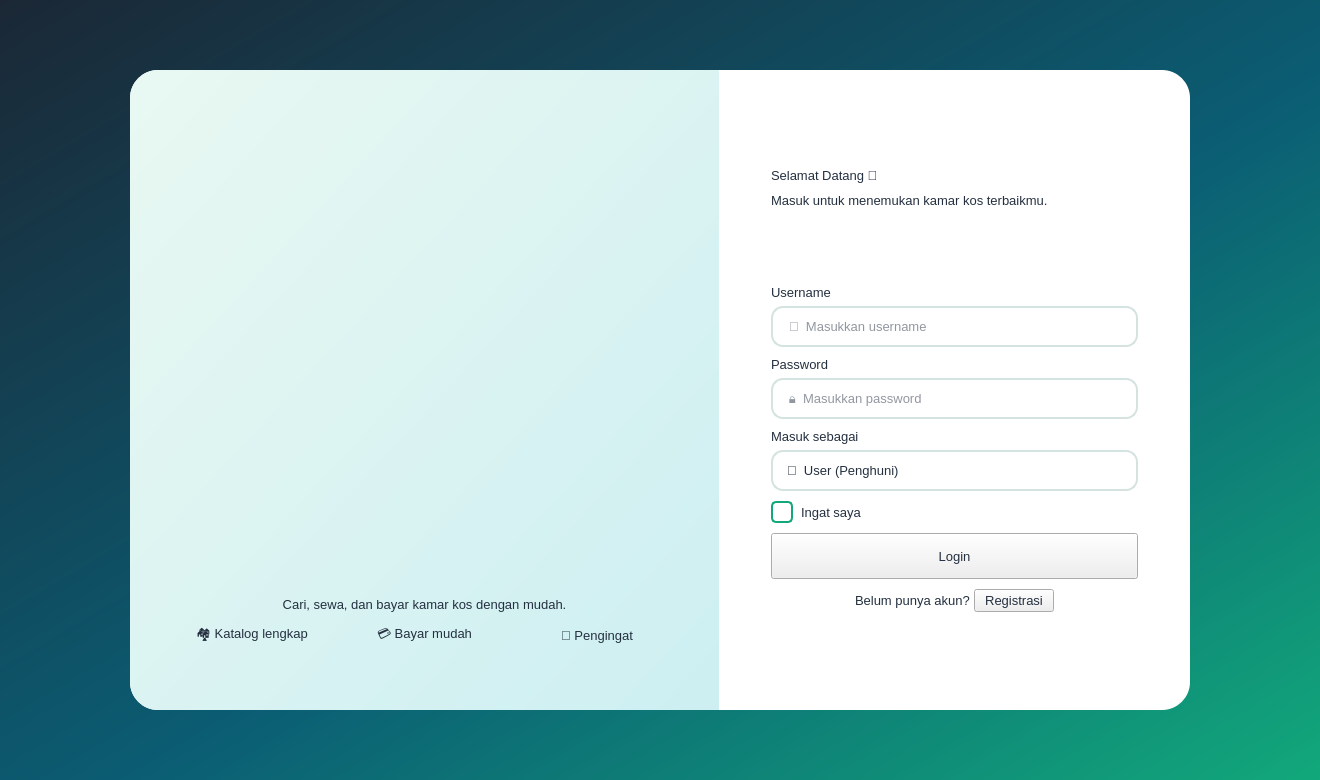
<?xml version="1.0" encoding="UTF-8"?>
<ui version="4.0">
 <class>Win_login</class>
 <widget class="QMainWindow" name="Win_login"><property name="geometry"><rect><x>0</x><y>0</y><width>1320</width><height>780</height></rect></property><property name="minimumSize"><size><width>1180</width><height>700</height></size></property><property name="windowTitle"><string>KOSTAY - Login</string></property><property name="styleSheet"><string notr="true">
* { font-family: 'Segoe UI', 'Inter', sans-serif; font-size: 10pt; color: #243040; }
QMainWindow, QWidget#centralwidget { background: #F4F8F7; }
QLabel { background: transparent; }
QCheckBox { background: transparent; spacing: 8px; }
QScrollArea { background: transparent; border: none; }

QFrame#loginShell { background: #FFFFFF; border-radius: 28px; }
QFrame#brandPanel { background: qlineargradient(x1:0,y1:0,x2:1,y2:1, stop:0 #E9F8F2, stop:1 #CDEFF2); border-top-left-radius: 28px; border-bottom-left-radius: 28px; }
QWidget#centralwidgetLogin { background: qlineargradient(x1:0,y1:0,x2:1,y2:1, stop:0 #1B2735, stop:0.55 #0B5D73, stop:1 #12A87B); }

QFrame#sidebarUser, QFrame#sidebarAdmin { background: qlineargradient(x1:0,y1:0,x2:0,y2:1, stop:0 #1B2735, stop:1 #0B5D73); }
QFrame#sidebarUser QLabel, QFrame#sidebarAdmin QLabel { color: #FFFFFF; }
QFrame#logoCard { background: #FFFFFF; border-radius: 18px; }
QLabel[role="roleBadge"] { background: #F7A823; color: #1B2735; border-radius: 10px; padding: 4px 12px; font-weight: 800; letter-spacing: 2px; }
QFrame#sidebarUser QLabel[role="roleBadge"], QFrame#sidebarAdmin QLabel[role="roleBadge"] { color: #1B2735; }
QLabel[role="menuHint"] { color: #9FC3CB; font-size: 9pt; }
QPushButton[nav="true"] { color: #CFE3E6; text-align: left; padding: 13px 18px; border: none; border-radius: 12px; font-weight: 600; background: transparent; }
QPushButton[nav="true"]:hover { background: rgba(255,255,255,0.10); color: #FFFFFF; }
QPushButton[nav="true"]:checked { background: qlineargradient(x1:0,y1:0,x2:1,y2:0, stop:0 #12A87B, stop:1 #2DBE7E); color: #FFFFFF; }
QPushButton[nav="logout"] { color: #FFD9A0; text-align: left; padding: 12px 18px; border: 1px solid rgba(247,168,35,0.7); border-radius: 12px; font-weight: 700; background: transparent; }
QPushButton[nav="logout"]:hover { background: #F7A823; color: #1B2735; }

QFrame[card="white"] { background: #FFFFFF; border: 1px solid #E1ECE9; border-radius: 18px; }
QFrame[card="mint"] { background: qlineargradient(x1:0,y1:0,x2:1,y2:1, stop:0 #E3F7EF, stop:1 #D2EEF3); border: none; border-radius: 18px; }
QFrame[card="green"] { background: qlineargradient(x1:0,y1:0,x2:1,y2:1, stop:0 #12A87B, stop:1 #2DBE7E); border-radius: 18px; }
QFrame[card="navy"] { background: qlineargradient(x1:0,y1:0,x2:1,y2:1, stop:0 #1B2735, stop:1 #0B5D73); border-radius: 18px; }
QFrame[card="orange"] { background: qlineargradient(x1:0,y1:0,x2:1,y2:1, stop:0 #F7A823, stop:1 #FFC857); border-radius: 18px; }
QFrame[card="teal"] { background: qlineargradient(x1:0,y1:0,x2:1,y2:1, stop:0 #0B5D73, stop:1 #12A87B); border-radius: 18px; }
QFrame[card="green"] QLabel, QFrame[card="navy"] QLabel, QFrame[card="teal"] QLabel { color: #FFFFFF; }
QFrame[card="orange"] QLabel { color: #1B2735; }

QLabel[role="title"] { font-size: 22pt; font-weight: 800; color: #1B2735; }
QLabel[role="subtitle"] { font-size: 10.5pt; color: #6B7B8C; }
QLabel[role="section"] { font-size: 13pt; font-weight: 700; color: #1B2735; }
QLabel[role="statlabel"] { font-size: 10pt; font-weight: 600; }
QLabel[role="statvalue"] { font-size: 22pt; font-weight: 800; }
QLabel[role="statsub"] { font-size: 9pt; }
QLabel[role="price"] { font-size: 14pt; font-weight: 800; color: #12A87B; }
QLabel[role="roomname"] { font-size: 12pt; font-weight: 700; color: #1B2735; }
QLabel[role="muted"] { color: #6B7B8C; }
QLabel[role="fieldlabel"] { font-weight: 600; color: #1B2735; }
QLabel[role="emoji"] { font-size: 40pt; }
QLabel[role="chip_mint"] { background: #DFF5EC; color: #0B6B55; border-radius: 12px; padding: 6px 12px; font-weight: 600; }
QLabel[role="chip_green"] { background: #12A87B; color: #FFFFFF; border-radius: 12px; padding: 5px 12px; font-weight: 700; }
QLabel[role="chip_orange"] { background: #FFF0D2; color: #A8680A; border-radius: 12px; padding: 5px 12px; font-weight: 700; }
QLabel[role="chip_navy"] { background: #E4EAF0; color: #1B2735; border-radius: 12px; padding: 5px 12px; font-weight: 700; }
QFrame[card="roomimg"] { background: qlineargradient(x1:0,y1:0,x2:1,y2:1, stop:0 #D9F3EA, stop:1 #BFE6EE); border-radius: 14px; border: none; }
QFrame[card="roomimg"] QLabel { color: #0B5D73; }

QPushButton[variant="primary"] { background: qlineargradient(x1:0,y1:0,x2:1,y2:0, stop:0 #0B5D73, stop:1 #12A87B); color: #FFFFFF; border: none; border-radius: 12px; padding: 11px 22px; font-weight: 700; }
QPushButton[variant="primary"]:hover { background: qlineargradient(x1:0,y1:0,x2:1,y2:0, stop:0 #0E7390, stop:1 #1FC490); }
QPushButton[variant="accent"] { background: #F7A823; color: #1B2735; border: none; border-radius: 12px; padding: 11px 22px; font-weight: 700; }
QPushButton[variant="accent"]:hover { background: #FFB93F; }
QPushButton[variant="danger"] { background: #FDECEC; color: #D64545; border: 1px solid #F5BCBC; border-radius: 12px; padding: 11px 22px; font-weight: 700; }
QPushButton[variant="danger"]:hover { background: #D64545; color: #FFFFFF; }
QPushButton[variant="ghost"] { background: transparent; color: #0B5D73; border: 1.5px solid #0B5D73; border-radius: 12px; padding: 10px 22px; font-weight: 700; }
QPushButton[variant="ghost"]:hover { background: #0B5D73; color: #FFFFFF; }
QPushButton[variant="link"] { background: transparent; color: #12A87B; border: none; font-weight: 700; }
QPushButton[variant="link"]:hover { color: #0B5D73; text-decoration: underline; }

QLineEdit, QComboBox, QSpinBox, QDateEdit, QTextEdit { background: #FFFFFF; border: 1.5px solid #D5E3E0; border-radius: 12px; padding: 10px 14px; selection-background-color: #12A87B; }
QLineEdit:focus, QComboBox:focus, QSpinBox:focus, QDateEdit:focus, QTextEdit:focus { border: 1.5px solid #12A87B; }
QComboBox::drop-down, QDateEdit::drop-down { border: none; width: 28px; }
QCheckBox::indicator { width: 18px; height: 18px; border-radius: 5px; border: 1.5px solid #12A87B; background: #FFFFFF; }
QCheckBox::indicator:checked { background: #12A87B; }

QTableWidget { background: #FFFFFF; border: 1px solid #E1ECE9; border-radius: 14px; gridline-color: transparent; alternate-background-color: #F4FAF8; selection-background-color: #D9F3EA; selection-color: #1B2735; }
QTableWidget::item { padding: 10px; border: none; }
QHeaderView::section { background: #1B2735; color: #FFFFFF; padding: 12px 10px; border: none; font-weight: 700; }
QListWidget { background: #FFFFFF; border: 1px solid #E1ECE9; border-radius: 14px; padding: 8px; }
QListWidget::item { padding: 14px; border-bottom: 1px solid #EEF3F2; border-radius: 10px; }
QListWidget::item:selected { background: #D9F3EA; color: #1B2735; }
QProgressBar { background: rgba(255,255,255,0.25); border: none; border-radius: 6px; }
QProgressBar::chunk { background: #F7A823; border-radius: 6px; }
QFrame[card="white"] QProgressBar { background: #E1ECE9; }
QFrame[card="white"] QProgressBar::chunk { background: #12A87B; }
QScrollBar:vertical { background: transparent; width: 10px; }
QScrollBar::handle:vertical { background: #BFD6D1; border-radius: 5px; min-height: 30px; }
QScrollBar::add-line:vertical, QScrollBar::sub-line:vertical { height: 0; }
</string></property>
<widget class="QWidget" name="centralwidget"><property name="login" stdset="0"><string>1</string></property><property name="styleSheet"><string notr="true">QWidget#centralwidget { background: qlineargradient(x1:0,y1:0,x2:1,y2:1, stop:0 #1B2735, stop:0.55 #0B5D73, stop:1 #12A87B); }</string></property><layout class="QHBoxLayout" name="lay34"><property name="spacing"><number>0</number></property><property name="leftMargin"><number>50</number></property><property name="topMargin"><number>40</number></property><property name="rightMargin"><number>50</number></property><property name="bottomMargin"><number>40</number></property><item>
<widget class="QFrame" name="loginShell"><property name="maximumSize"><size><width>1060</width><height>640</height></size></property><layout class="QHBoxLayout" name="lay33" stretch="5,4"><property name="spacing"><number>0</number></property><property name="leftMargin"><number>0</number></property><property name="topMargin"><number>0</number></property><property name="rightMargin"><number>0</number></property><property name="bottomMargin"><number>0</number></property><item>
<widget class="QFrame" name="brandPanel"><layout class="QVBoxLayout" name="lay16"><property name="spacing"><number>12</number></property><property name="leftMargin"><number>40</number></property><property name="topMargin"><number>30</number></property><property name="rightMargin"><number>40</number></property><property name="bottomMargin"><number>30</number></property><item><spacer name="sp1"><property name="orientation"><enum>Qt::Vertical</enum></property><property name="sizeHint" stdset="0"><size><width>20</width><height>10</height></size></property></spacer></item>
<item><layout class="QHBoxLayout" name="lay5"><property name="spacing"><number>10</number></property><property name="leftMargin"><number>0</number></property><property name="topMargin"><number>0</number></property><property name="rightMargin"><number>0</number></property><property name="bottomMargin"><number>0</number></property><item><spacer name="sp2"><property name="orientation"><enum>Qt::Horizontal</enum></property><property name="sizeHint" stdset="0"><size><width>10</width><height>20</height></size></property></spacer></item>
<item>
<widget class="QLabel" name="label3"><property name="pixmap"><pixmap>images/logo.png</pixmap></property><property name="scaledContents"><bool>true</bool></property><property name="minimumSize"><size><width>300</width><height>209</height></size></property><property name="maximumSize"><size><width>300</width><height>209</height></size></property><property name="text"><string></string></property></widget>
</item>
<item><spacer name="sp4"><property name="orientation"><enum>Qt::Horizontal</enum></property><property name="sizeHint" stdset="0"><size><width>10</width><height>20</height></size></property></spacer></item>
</layout></item>
<item><layout class="QHBoxLayout" name="lay9"><property name="spacing"><number>10</number></property><property name="leftMargin"><number>0</number></property><property name="topMargin"><number>0</number></property><property name="rightMargin"><number>0</number></property><property name="bottomMargin"><number>0</number></property><item><spacer name="sp6"><property name="orientation"><enum>Qt::Horizontal</enum></property><property name="sizeHint" stdset="0"><size><width>10</width><height>20</height></size></property></spacer></item>
<item>
<widget class="QLabel" name="label7"><property name="pixmap"><pixmap>images/mascot_2.png</pixmap></property><property name="scaledContents"><bool>true</bool></property><property name="minimumSize"><size><width>167</width><height>230</height></size></property><property name="maximumSize"><size><width>167</width><height>230</height></size></property><property name="text"><string></string></property></widget>
</item>
<item><spacer name="sp8"><property name="orientation"><enum>Qt::Horizontal</enum></property><property name="sizeHint" stdset="0"><size><width>10</width><height>20</height></size></property></spacer></item>
</layout></item>
<item>
<widget class="QLabel" name="label10"><property name="text"><string>Cari, sewa, dan bayar kamar kos dengan mudah.</string></property><property name="role" stdset="0"><string>section</string></property><property name="alignment"><set>Qt::AlignCenter</set></property><property name="wordWrap"><bool>true</bool></property></widget>
</item>
<item><layout class="QHBoxLayout" name="lay14"><property name="spacing"><number>8</number></property><property name="leftMargin"><number>0</number></property><property name="topMargin"><number>0</number></property><property name="rightMargin"><number>0</number></property><property name="bottomMargin"><number>0</number></property><item>
<widget class="QLabel" name="label11"><property name="text"><string>🏘️ Katalog lengkap</string></property><property name="role" stdset="0"><string>chip_mint</string></property><property name="alignment"><set>Qt::AlignCenter</set></property></widget>
</item>
<item>
<widget class="QLabel" name="label12"><property name="text"><string>💳 Bayar mudah</string></property><property name="role" stdset="0"><string>chip_mint</string></property><property name="alignment"><set>Qt::AlignCenter</set></property></widget>
</item>
<item>
<widget class="QLabel" name="label13"><property name="text"><string>🔔 Pengingat</string></property><property name="role" stdset="0"><string>chip_mint</string></property><property name="alignment"><set>Qt::AlignCenter</set></property></widget>
</item>
</layout></item>
<item><spacer name="sp15"><property name="orientation"><enum>Qt::Vertical</enum></property><property name="sizeHint" stdset="0"><size><width>20</width><height>10</height></size></property></spacer></item>
</layout></widget>
</item>
<item>
<widget class="QFrame" name="loginForm17"><layout class="QVBoxLayout" name="lay32"><property name="spacing"><number>10</number></property><property name="leftMargin"><number>52</number></property><property name="topMargin"><number>30</number></property><property name="rightMargin"><number>52</number></property><property name="bottomMargin"><number>30</number></property><item><spacer name="sp18"><property name="orientation"><enum>Qt::Vertical</enum></property><property name="sizeHint" stdset="0"><size><width>20</width><height>10</height></size></property></spacer></item>
<item>
<widget class="QLabel" name="lblWelcome"><property name="text"><string>Selamat Datang 👋</string></property><property name="role" stdset="0"><string>title</string></property></widget>
</item>
<item>
<widget class="QLabel" name="label19"><property name="text"><string>Masuk untuk menemukan kamar kos terbaikmu.</string></property><property name="role" stdset="0"><string>subtitle</string></property></widget>
</item>
<item><spacer name="sp20"><property name="orientation"><enum>Qt::Vertical</enum></property><property name="sizeHint" stdset="0"><size><width>20</width><height>8</height></size></property></spacer></item>
<item><layout class="QVBoxLayout" name="lay22"><property name="spacing"><number>6</number></property><property name="leftMargin"><number>0</number></property><property name="topMargin"><number>0</number></property><property name="rightMargin"><number>0</number></property><property name="bottomMargin"><number>0</number></property><item>
<widget class="QLabel" name="label21"><property name="text"><string>Username</string></property><property name="role" stdset="0"><string>fieldlabel</string></property></widget>
</item>
<item>
<widget class="QLineEdit" name="txtUsername"><property name="placeholderText"><string>👤  Masukkan username</string></property></widget>
</item>
</layout></item>
<item><layout class="QVBoxLayout" name="lay24"><property name="spacing"><number>6</number></property><property name="leftMargin"><number>0</number></property><property name="topMargin"><number>0</number></property><property name="rightMargin"><number>0</number></property><property name="bottomMargin"><number>0</number></property><item>
<widget class="QLabel" name="label23"><property name="text"><string>Password</string></property><property name="role" stdset="0"><string>fieldlabel</string></property></widget>
</item>
<item>
<widget class="QLineEdit" name="txtPassword"><property name="placeholderText"><string>🔒  Masukkan password</string></property><property name="echoMode"><enum>QLineEdit::Password</enum></property></widget>
</item>
</layout></item>
<item><layout class="QVBoxLayout" name="lay26"><property name="spacing"><number>6</number></property><property name="leftMargin"><number>0</number></property><property name="topMargin"><number>0</number></property><property name="rightMargin"><number>0</number></property><property name="bottomMargin"><number>0</number></property><item>
<widget class="QLabel" name="label25"><property name="text"><string>Masuk sebagai</string></property><property name="role" stdset="0"><string>fieldlabel</string></property></widget>
</item>
<item>
<widget class="QComboBox" name="cmbRole"><item><property name="text"><string>🙋  User (Penghuni)</string></property></item>
<item><property name="text"><string>🛡️  Admin (Pengelola)</string></property></item>
</widget>
</item>
</layout></item>
<item>
<widget class="QCheckBox" name="chkRemember"><property name="text"><string>Ingat saya</string></property></widget>
</item>
<item>
<widget class="QPushButton" name="btnLogin"><property name="text"><string>Login</string></property><property name="cursor"><cursorShape>PointingHandCursor</cursorShape></property><property name="variant" stdset="0"><string>primary</string></property><property name="minimumSize"><size><width>0</width><height>46</height></size></property></widget>
</item>
<item><layout class="QHBoxLayout" name="lay30"><property name="spacing"><number>4</number></property><property name="leftMargin"><number>0</number></property><property name="topMargin"><number>0</number></property><property name="rightMargin"><number>0</number></property><property name="bottomMargin"><number>0</number></property><item><spacer name="sp27"><property name="orientation"><enum>Qt::Horizontal</enum></property><property name="sizeHint" stdset="0"><size><width>20</width><height>20</height></size></property></spacer></item>
<item>
<widget class="QLabel" name="label28"><property name="text"><string>Belum punya akun?</string></property><property name="role" stdset="0"><string>muted</string></property></widget>
</item>
<item>
<widget class="QPushButton" name="btnRegister"><property name="text"><string>Registrasi</string></property><property name="cursor"><cursorShape>PointingHandCursor</cursorShape></property><property name="variant" stdset="0"><string>link</string></property></widget>
</item>
<item><spacer name="sp29"><property name="orientation"><enum>Qt::Horizontal</enum></property><property name="sizeHint" stdset="0"><size><width>20</width><height>20</height></size></property></spacer></item>
</layout></item>
<item><spacer name="sp31"><property name="orientation"><enum>Qt::Vertical</enum></property><property name="sizeHint" stdset="0"><size><width>20</width><height>10</height></size></property></spacer></item>
</layout></widget>
</item>
</layout></widget>
</item>
</layout></widget>
</widget>
 <resources/>
 <connections/>
</ui>
